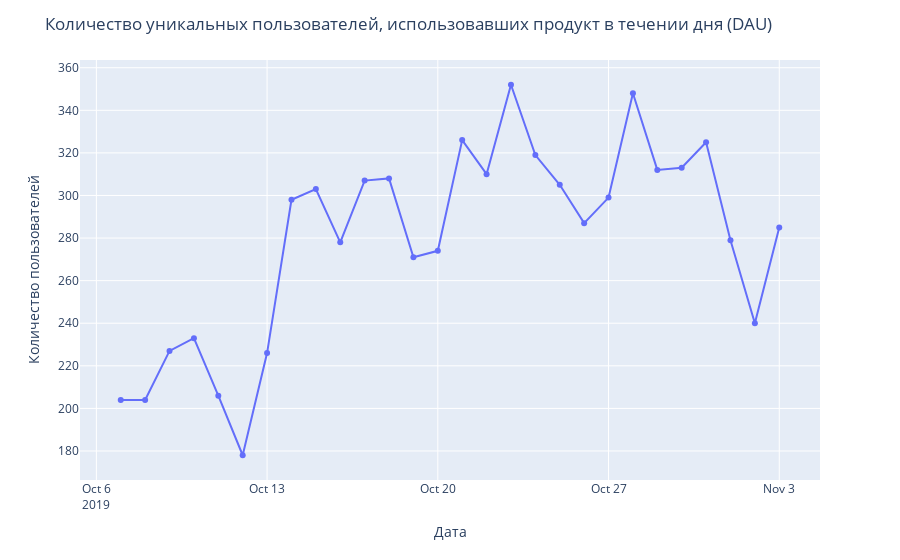

Here is the notebook cell this chart was saved with:
### Code cell
# строим график
fig=px.line(tabl,x='date',y='DAU',markers=True)
fig.update_layout(title='Количество уникальных пользователей, использовавших продукт в течении дня (DAU)',\
                 xaxis_title='Дата', yaxis_title='Количество пользователей')
fig.show()

### Figure 1 — Plotly figure (JSON) as saved in the notebook; plotly's stock layout.template omitted (floating-point values rounded to 4 significant figures)
{"data": [{"hovertemplate": "date=%{x}<br>DAU=%{y}<extra></extra>", "legendgroup": "", "line": {"color": "#636efa", "dash": "solid"}, "marker": {"symbol": "circle"}, "mode": "markers+lines", "name": "", "orientation": "v", "showlegend": false, "type": "scatter", "x": ["2019-10-07T00:00:00", "2019-10-08T00:00:00", "2019-10-09T00:00:00", "2019-10-10T00:00:00", "2019-10-11T00:00:00", "2019-10-12T00:00:00", "2019-10-13T00:00:00", "2019-10-14T00:00:00", "2019-10-15T00:00:00", "2019-10-16T00:00:00", "2019-10-17T00:00:00", "2019-10-18T00:00:00", "2019-10-19T00:00:00", "2019-10-20T00:00:00", "2019-10-21T00:00:00", "2019-10-22T00:00:00", "2019-10-23T00:00:00", "2019-10-24T00:00:00", "2019-10-25T00:00:00", "2019-10-26T00:00:00", "2019-10-27T00:00:00", "2019-10-28T00:00:00", "2019-10-29T00:00:00", "2019-10-30T00:00:00", "2019-10-31T00:00:00", "2019-11-01T00:00:00", "2019-11-02T00:00:00", "2019-11-03T00:00:00"], "xaxis": "x", "y": [204, 204, 227, 233, 206, 178, 226, 298, 303, 278, 307, 308, 271, 274, 326, 310, 352, 319, 305, 287, 299, 348, 312, 313, 325, 279, 240, 285], "yaxis": "y"}], "layout": {"legend": {"tracegroupgap": 0}, "margin": {"t": 60}, "title": {"text": "Количество уникальных пользователей, использовавших продукт в течении дня (DAU)"}, "xaxis": {"anchor": "y", "domain": [0, 1], "title": {"text": "Дата"}}, "yaxis": {"anchor": "x", "domain": [0, 1], "title": {"text": "Количество пользователей"}}}}
